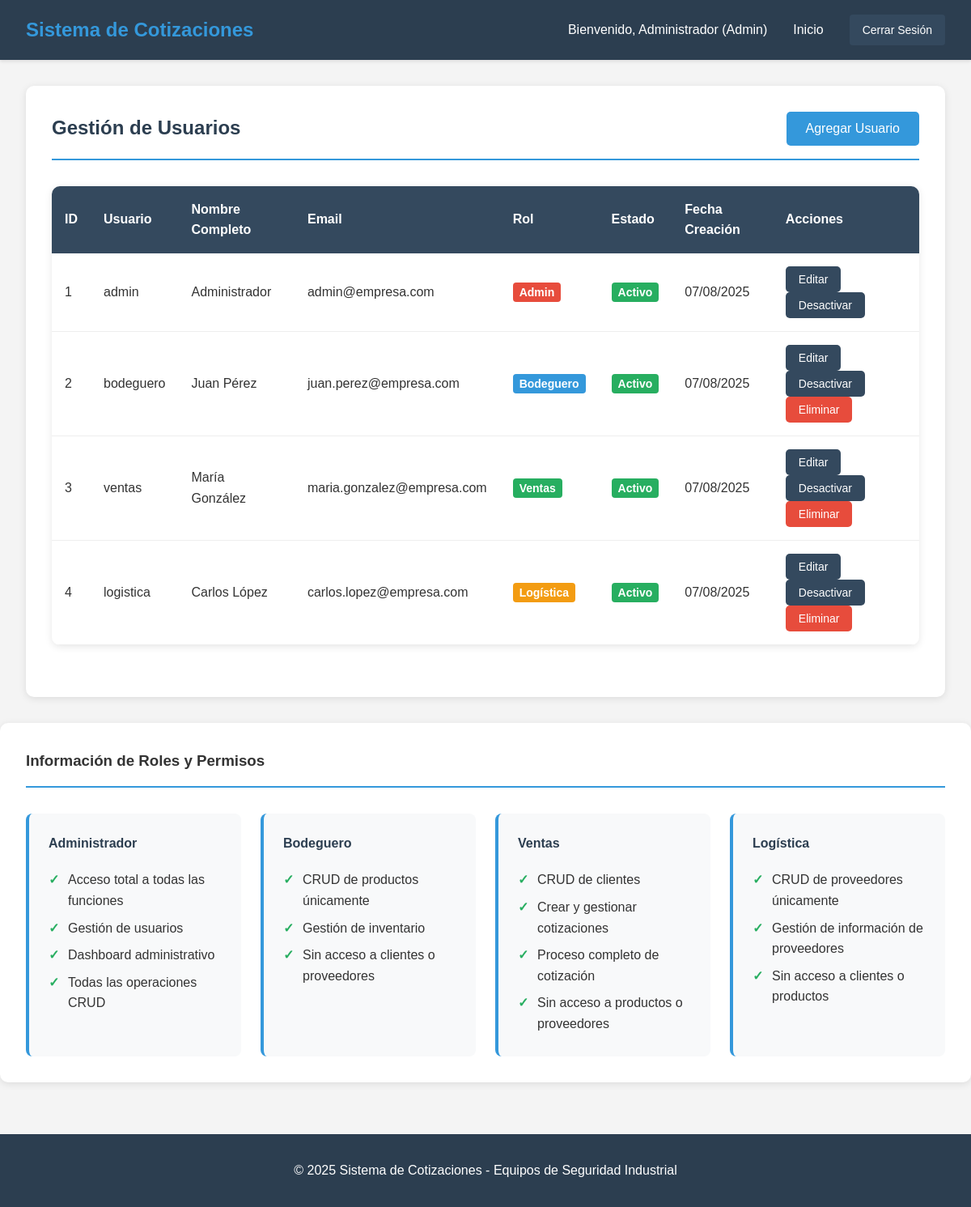
/usuarios.php (signed in), run on the app's committed database.
### tables this page shows
CREATE TABLE usuarios (
    id INT AUTO_INCREMENT PRIMARY KEY,
    usuario VARCHAR(50) UNIQUE NOT NULL,
    nombre VARCHAR(100) NOT NULL,
    email VARCHAR(100) UNIQUE NOT NULL,
    password VARCHAR(255) NOT NULL,
    rol ENUM('Admin', 'Bodeguero', 'Ventas', 'Logística') NOT NULL,
    activo BOOLEAN DEFAULT TRUE,
    fecha_creacion TIMESTAMP DEFAULT CURRENT_TIMESTAMP,
    fecha_actualizacion TIMESTAMP DEFAULT CURRENT_TIMESTAMP ON UPDATE CURRENT_TIMESTAMP
);

### includes/database.php (called while the page is built, shortened)
<?php
class Database {
    private static $instance = null;
    private $connection;
    private function __construct() {
        try {
            $this->connection = new PDO(
                "mysql:host=" . DB_HOST . ";dbname=" . DB_NAME . ";charset=" . DB_CHARSET,
                DB_USER,
                DB_PASS,
                [
                    PDO::ATTR_ERRMODE => PDO::ERRMODE_EXCEPTION,
                    PDO::ATTR_DEFAULT_FETCH_MODE => PDO::FETCH_ASSOC,
                    PDO::ATTR_EMULATE_PREPARES => false
                ]
            );
        } catch (PDOException $e) {
            die("Error de conexión a la base de datos: " . $e->getMessage());
        }
    }
    public static function getInstance() {
        if (self::$instance === null) {
            self::$instance = new self();
        }
        return self::$instance;
    }
    public function query($sql, $params = []) {
        try {
            $stmt = $this->connection->prepare($sql);
            $stmt->execute($params);
            return $stmt;
        } catch (PDOException $e) {
            throw new Exception("Error en consulta: " . $e->getMessage());
        }
    }
    public function fetchAll($sql, $params = []) {
        return $this->query($sql, $params)->fetchAll();
    }
}
function getDB() {
    return Database::getInstance();
}
function escape($string) {
    return htmlspecialchars($string, ENT_QUOTES, 'UTF-8');
}
?>

### usuarios.php (the view, shortened to what this page needs)
<?php
require_once 'includes/database.php';
$db = getDB();
$usuarios = $db->fetchAll("SELECT * FROM usuarios ORDER BY fecha_creacion DESC");
include 'includes/header.php';
?>
<div class="container">
    <div class="card">
        <div class="card-header">
            <h2>Gestión de Usuarios</h2>
            <button class="btn btn-primary" onclick="showModal('modalAgregar')">Agregar Usuario</button>
        </div>
        <div class="table">
            <table>
                <thead>
                    <tr>
                        <th>ID</th>
                        <th>Usuario</th>
                        <th>Nombre Completo</th>
                        <th>Email</th>
                        <th>Rol</th>
                        <th>Estado</th>
                        <th>Fecha Creación</th>
                        <th>Acciones</th>
                    </tr>
                </thead>
                <tbody>
                    <?php foreach ($usuarios as $usuario): ?>
                    <tr>
                        <td><?php echo escape($usuario['id']); ?></td>
                        <td><?php echo escape($usuario['usuario']); ?></td>
                        <td><?php echo escape($usuario['nombre']); ?></td>
                        <td><?php echo escape($usuario['email']); ?></td>
                        <td>
                            <span class="badge badge-<?php echo strtolower($usuario['rol']); ?>">
                                <?php echo escape($usuario['rol']); ?>
                            </span>
                        </td>
                        <td>
                            <span class="badge badge-<?php echo $usuario['activo'] ? 'success' : 'danger'; ?>">
                                <?php echo $usuario['activo'] ? 'Activo' : 'Inactivo'; ?>
                            </span>
                        </td>
                        <td><?php echo date('d/m/Y', strtotime($usuario['fecha_creacion'])); ?></td>
                        <td>
                            <button class="btn btn-sm" onclick="editarUsuario(<?php echo $usuario['id']; ?>)">Editar</button>
                            <button class="btn btn-sm btn-warning" onclick="cambiarEstado(<?php echo $usuario['id']; ?>, <?php echo $usuario['activo'] ? 'false' : 'true'; ?>)">
                                <?php echo $usuario['activo'] ? 'Desactivar' : 'Activar'; ?>
                            </button>
                            <?php if ($usuario['usuario'] !== 'admin'): ?>
                            <button class="btn btn-sm btn-danger" onclick="eliminarUsuario(<?php echo $usuario['id']; ?>)">Eliminar</button>
                            <?php endif; ?>
                        </td>
                    </tr>
                    <?php endforeach; ?>
                </tbody>
            </table>
        </div>
    </div>
</div>
<div class="card" style="margin-top: 2rem;">
    <div class="card-header">
        <h3>Información de Roles y Permisos</h3>
    </div>
    <div class="roles-info">
        <div class="role-card">
            <h4>Administrador</h4>
            <ul>
                <li>Acceso total a todas las funciones</li>
                <li>Gestión de usuarios</li>
                <li>Dashboard administrativo</li>
                <li>Todas las operaciones CRUD</li>
            </ul>
        </div>
        <div class="role-card">
            <h4>Bodeguero</h4>
            <ul>
                <li>CRUD de productos únicamente</li>
                <li>Gestión de inventario</li>
                <li>Sin acceso a clientes o proveedores</li>
            </ul>
        </div>
        <div class="role-card">
            <h4>Ventas</h4>
            <ul>
                <li>CRUD de clientes</li>
                <li>Crear y gestionar cotizaciones</li>
                <li>Proceso completo de cotización</li>
                <li>Sin acceso a productos o proveedores</li>
            </ul>
        </div>
        <div class="role-card">
            <h4>Logística</h4>
            <ul>
                <li>CRUD de proveedores únicamente</li>
                <li>Gestión de información de proveedores</li>
                <li>Sin acceso a clientes o productos</li>
            </ul>
        </div>
    </div>
</div>
<?php include 'includes/footer.php'; ?>

### css/style.css (style rules this page uses)
* { margin: 0; padding: 0; box-sizing: border-box; }
body { font-family: Arial, sans-serif; line-height: 1.6; background-color: #f4f4f4; color: #333; }
.container { max-width: 1200px; margin: 2rem auto; padding: 0 2rem; }
.btn { display: inline-block; padding: 0.75rem 1.5rem; background-color: #34495e; color: white; text-decoration: none; border-radius: 5px; border: none; cursor: pointer; transition: background-color 0.3s; font-size: 1rem; }
.btn-primary { background-color: #3498db; }
.btn-danger { background-color: #e74c3c; }
.btn-sm { padding: 0.5rem 1rem; font-size: 0.875rem; }
.table { width: 100%; background: white; border-radius: 10px; overflow: hidden; box-shadow: 0 2px 10px rgba(0,0,0,0.1); margin-bottom: 2rem; }
.table table { width: 100%; border-collapse: collapse; }
.table th { background-color: #34495e; color: white; padding: 1rem; text-align: left; }
.table td { padding: 1rem; border-bottom: 1px solid #eee; }
.card { background: white; border-radius: 10px; box-shadow: 0 2px 10px rgba(0,0,0,0.1); padding: 2rem; margin-bottom: 2rem; }
.card-header { border-bottom: 2px solid #3498db; padding-bottom: 1rem; margin-bottom: 2rem; }
.card-header h2 { color: #2c3e50; }

### usuarios.php (style rules this page uses)
.card-header { display: flex; justify-content: space-between; align-items: center; }
.badge { padding: 0.25rem 0.5rem; border-radius: 4px; font-size: 0.875rem; font-weight: bold; }
.badge-admin { background-color: #e74c3c; color: white; }
.badge-bodeguero { background-color: #3498db; color: white; }
.badge-ventas { background-color: #27ae60; color: white; }
.badge-logística { background-color: #f39c12; color: white; }
.badge-success { background-color: #27ae60; color: white; }
.roles-info { display: grid; grid-template-columns: repeat(auto-fit, minmax(250px, 1fr)); gap: 1.5rem; }
.role-card { background: #f8f9fa; padding: 1.5rem; border-radius: 8px; border-left: 4px solid #3498db; }
.role-card h4 { color: #2c3e50; margin-bottom: 1rem; }
.role-card ul { list-style: none; padding: 0; }
.role-card li { padding: 0.25rem 0; position: relative; padding-left: 1.5rem; }
.role-card li:before { content: "✓"; position: absolute; left: 0; color: #27ae60; font-weight: bold; }

### data on the page
usuarios: id "1", usuario "admin", nombre "Administrador", email "admin@empresa.com", rol "Admin", activo "Activo", fecha_creacion "07/08/2025"
usuarios: id "2", usuario "bodeguero", nombre "Juan Pérez", email "juan.perez@empresa.com", rol "Bodeguero", activo "Activo", fecha_creacion "07/08/2025"
usuarios: id "3", usuario "ventas", nombre "María González", email "maria.gonzalez@empresa.com", rol "Ventas", activo "Activo", fecha_creacion "07/08/2025"
usuarios: id "4", usuario "logistica", nombre "Carlos López", email "carlos.lopez@empresa.com", rol "Logística", activo "Activo", fecha_creacion "07/08/2025"

### other printed values
$_SESSION['usuario_nombre'] "Administrador"
$_SESSION['usuario_rol'] "Admin"
